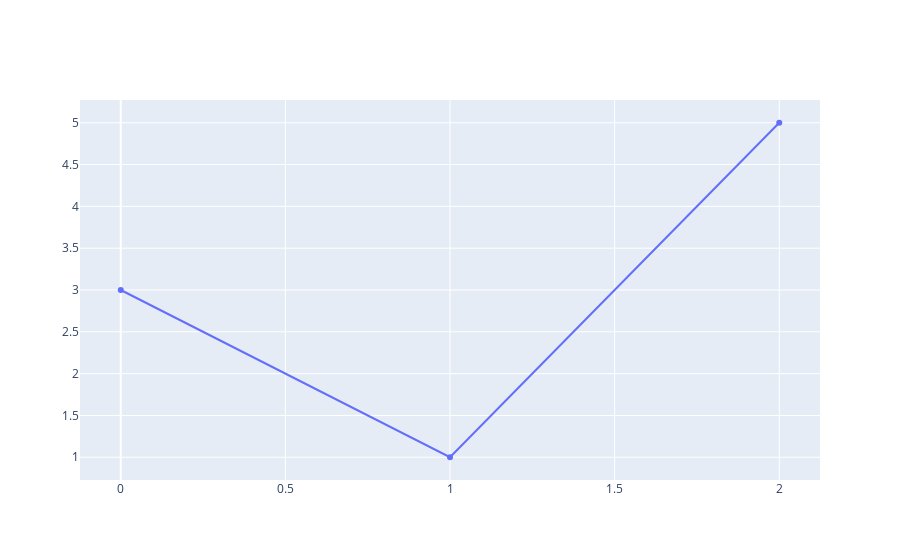

The cell this chart's notebook holds for it:
### Code cell
offline.iplot([{'y': [3, 1, 5]}])

### Figure 1 — Plotly figure (JSON) as saved in the notebook; plotly's stock layout.template omitted (floating-point values rounded to 4 significant figures)
{"data": [{"type": "scatter", "y": [3, 1, 5]}], "layout": {}}
